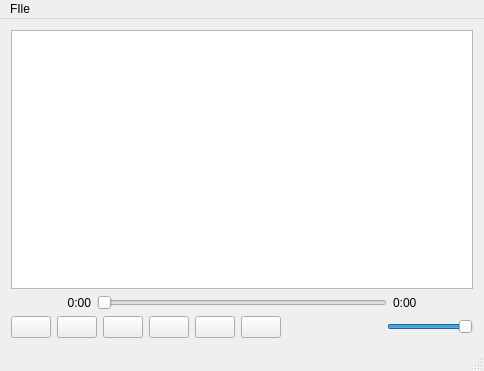
<?xml version="1.0" encoding="UTF-8"?>
<ui version="4.0">
 <class>MainWindow</class>
 <widget class="QMainWindow" name="MainWindow">
  <property name="geometry">
   <rect>
    <x>0</x>
    <y>0</y>
    <width>484</width>
    <height>371</height>
   </rect>
  </property>
  <property name="windowTitle">
   <string>Failamp</string>
  </property>
  <widget class="QWidget" name="centralWidget">
   <property name="sizePolicy">
    <sizepolicy hsizetype="Maximum" vsizetype="Maximum">
     <horstretch>0</horstretch>
     <verstretch>0</verstretch>
    </sizepolicy>
   </property>
   <layout class="QVBoxLayout" name="verticalLayout">
    <item>
     <widget class="QListView" name="playlistView">
      <property name="acceptDrops">
       <bool>true</bool>
      </property>
      <property name="showDropIndicator" stdset="0">
       <bool>true</bool>
      </property>
      <property name="dragDropMode">
       <enum>QAbstractItemView::DropOnly</enum>
      </property>
      <property name="defaultDropAction">
       <enum>Qt::CopyAction</enum>
      </property>
      <property name="alternatingRowColors">
       <bool>true</bool>
      </property>
      <property name="uniformItemSizes">
       <bool>true</bool>
      </property>
     </widget>
    </item>
    <item>
     <layout class="QHBoxLayout" name="horizontalLayout_4">
      <item>
       <widget class="QLabel" name="currentTimeLabel">
        <property name="minimumSize">
         <size>
          <width>80</width>
          <height>0</height>
         </size>
        </property>
        <property name="text">
         <string>0:00</string>
        </property>
        <property name="alignment">
         <set>Qt::AlignRight|Qt::AlignTrailing|Qt::AlignVCenter</set>
        </property>
       </widget>
      </item>
      <item>
       <widget class="QSlider" name="timeSlider">
        <property name="orientation">
         <enum>Qt::Horizontal</enum>
        </property>
       </widget>
      </item>
      <item>
       <widget class="QLabel" name="totalTimeLabel">
        <property name="minimumSize">
         <size>
          <width>80</width>
          <height>0</height>
         </size>
        </property>
        <property name="text">
         <string>0:00</string>
        </property>
        <property name="alignment">
         <set>Qt::AlignLeading|Qt::AlignLeft|Qt::AlignVCenter</set>
        </property>
       </widget>
      </item>
     </layout>
    </item>
    <item>
     <layout class="QHBoxLayout" name="horizontalLayout_5">
      <item>
       <widget class="QPushButton" name="previousButton">
        <property name="text">
         <string/>
        </property>
        <property name="icon">
         <iconset>
          <normaloff>images/control-skip-180.png</normaloff>images/control-skip-180.png</iconset>
        </property>
       </widget>
      </item>
      <item>
       <widget class="QPushButton" name="playButton">
        <property name="text">
         <string/>
        </property>
        <property name="icon">
         <iconset>
          <normaloff>images/control.png</normaloff>images/control.png</iconset>
        </property>
       </widget>
      </item>
      <item>
       <widget class="QPushButton" name="pauseButton">
        <property name="text">
         <string/>
        </property>
        <property name="icon">
         <iconset>
          <normaloff>images/control-pause.png</normaloff>images/control-pause.png</iconset>
        </property>
       </widget>
      </item>
      <item>
       <widget class="QPushButton" name="stopButton">
        <property name="text">
         <string/>
        </property>
        <property name="icon">
         <iconset>
          <normaloff>images/control-stop-square.png</normaloff>images/control-stop-square.png</iconset>
        </property>
       </widget>
      </item>
      <item>
       <widget class="QPushButton" name="nextButton">
        <property name="text">
         <string/>
        </property>
        <property name="icon">
         <iconset>
          <normaloff>images/control-skip.png</normaloff>images/control-skip.png</iconset>
        </property>
       </widget>
      </item>
      <item>
       <widget class="QPushButton" name="viewButton">
        <property name="text">
         <string/>
        </property>
        <property name="icon">
         <iconset>
          <normaloff>images/application-image.png</normaloff>images/application-image.png</iconset>
        </property>
        <property name="checkable">
         <bool>true</bool>
        </property>
       </widget>
      </item>
      <item>
       <spacer name="horizontalSpacer">
        <property name="orientation">
         <enum>Qt::Horizontal</enum>
        </property>
        <property name="sizeHint" stdset="0">
         <size>
          <width>40</width>
          <height>20</height>
         </size>
        </property>
       </spacer>
      </item>
      <item>
       <widget class="QLabel" name="label">
        <property name="text">
         <string/>
        </property>
        <property name="pixmap">
         <pixmap>images/speaker-volume.png</pixmap>
        </property>
       </widget>
      </item>
      <item>
       <widget class="QSlider" name="volumeSlider">
        <property name="maximum">
         <number>100</number>
        </property>
        <property name="value">
         <number>100</number>
        </property>
        <property name="orientation">
         <enum>Qt::Horizontal</enum>
        </property>
       </widget>
      </item>
     </layout>
    </item>
   </layout>
  </widget>
  <widget class="QMenuBar" name="menuBar">
   <property name="geometry">
    <rect>
     <x>0</x>
     <y>0</y>
     <width>484</width>
     <height>22</height>
    </rect>
   </property>
   <widget class="QMenu" name="menuFIle">
    <property name="title">
     <string>FIle</string>
    </property>
    <addaction name="open_file_action"/>
   </widget>
   <addaction name="menuFIle"/>
  </widget>
  <widget class="QStatusBar" name="statusBar"/>
  <action name="open_file_action">
   <property name="text">
    <string>Open file...</string>
   </property>
  </action>
 </widget>
 <layoutdefault spacing="6" margin="11"/>
 <resources/>
 <connections/>
</ui>
